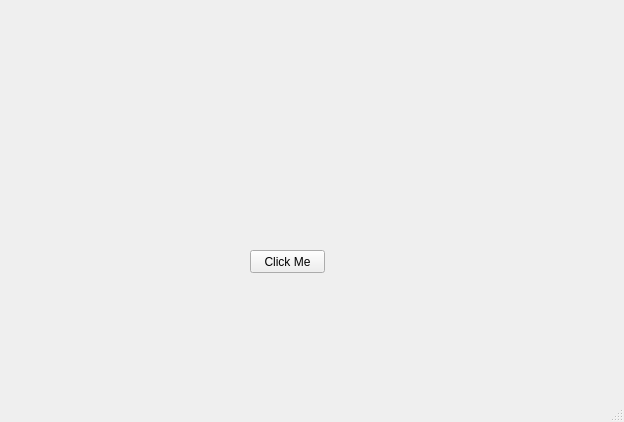
<?xml version="1.0" encoding="UTF-8"?>
<ui version="4.0">
 <class>MainWindow</class>
 <widget class="QMainWindow" name="MainWindow">
  <property name="geometry">
   <rect>
    <x>0</x>
    <y>0</y>
    <width>624</width>
    <height>422</height>
   </rect>
  </property>
  <property name="windowTitle">
   <string>MainWindow</string>
  </property>
  <widget class="QWidget" name="centralwidget">
   <widget class="QPushButton" name="btn_test">
    <property name="geometry">
     <rect>
      <x>250</x>
      <y>250</y>
      <width>75</width>
      <height>23</height>
     </rect>
    </property>
    <property name="text">
     <string>Click Me</string>
    </property>
   </widget>
  </widget>
  <widget class="QMenuBar" name="menubar">
   <property name="geometry">
    <rect>
     <x>0</x>
     <y>0</y>
     <width>624</width>
     <height>22</height>
    </rect>
   </property>
  </widget>
  <widget class="QStatusBar" name="statusbar"/>
 </widget>
 <resources/>
 <connections/>
</ui>
